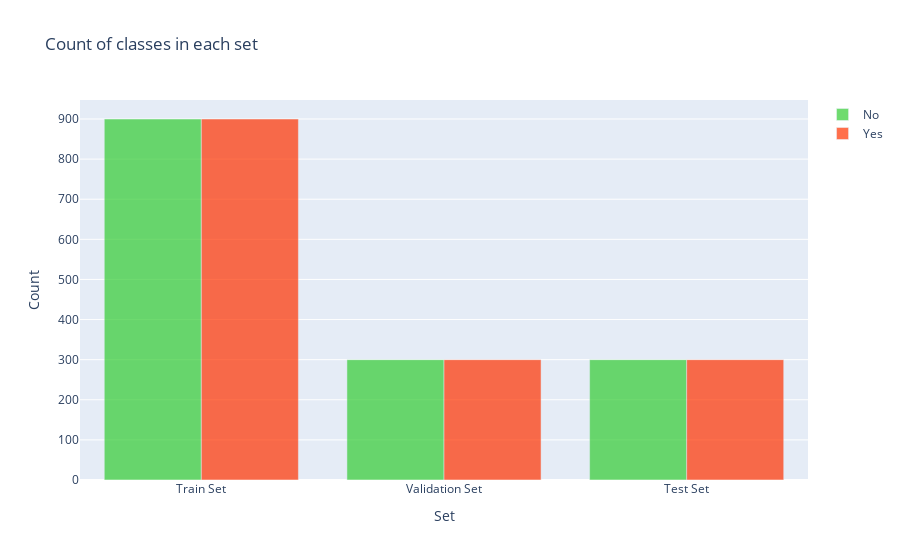

This figure's notebook cell:
### Code cell
y = dict()
y[0] = []
y[1] = []
for set_name in (y_train, y_val, y_test):
    y[0].append(np.sum(set_name == 0))
    y[1].append(np.sum(set_name == 1))

trace0 = go.Bar(
    x=['Train Set', 'Validation Set', 'Test Set'],
    y=y[0],
    name='No',
    marker=dict(color='#33cc33'),
    opacity=0.7
)
trace1 = go.Bar(
    x=['Train Set', 'Validation Set', 'Test Set'],
    y=y[1],
    name='Yes',
    marker=dict(color='#ff3300'),
    opacity=0.7
)
data = [trace0, trace1]
layout = go.Layout(
    title='Count of classes in each set',
    xaxis={'title': 'Set'},
    yaxis={'title': 'Count'}
)
fig = go.Figure(data, layout)
iplot(fig)

### Figure 1 — Plotly figure (JSON) as saved in the notebook; plotly's stock layout.template omitted (floating-point values rounded to 4 significant figures)
{"data": [{"marker": {"color": "#33cc33"}, "name": "No", "opacity": 0.7, "type": "bar", "x": ["Train Set", "Validation Set", "Test Set"], "y": [900, 300, 300]}, {"marker": {"color": "#ff3300"}, "name": "Yes", "opacity": 0.7, "type": "bar", "x": ["Train Set", "Validation Set", "Test Set"], "y": [900, 300, 300]}], "layout": {"title": {"text": "Count of classes in each set"}, "xaxis": {"title": {"text": "Set"}}, "yaxis": {"title": {"text": "Count"}}}}
